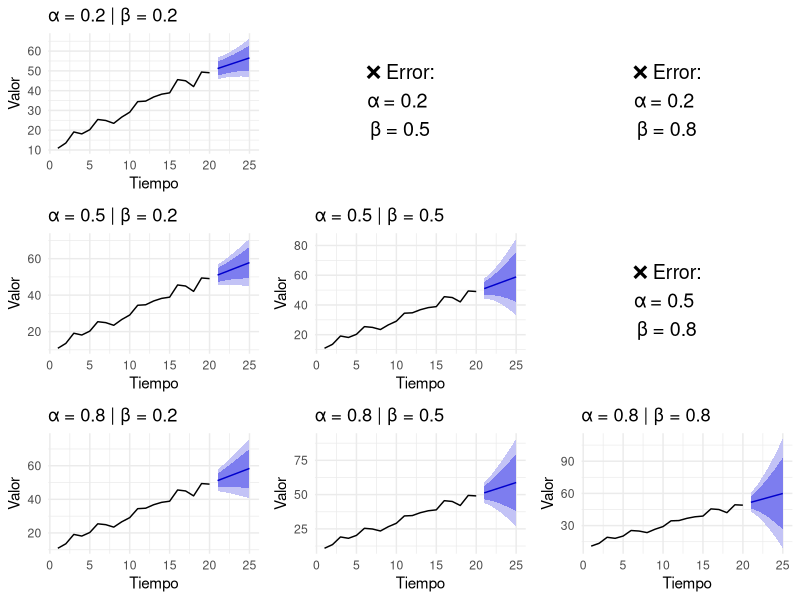

Reproduce this figure in R.
# ====================================
# LIBRERÍAS
# ====================================
library(forecast)
library(ggplot2)
library(gridExtra)

# ====================================
# SERIE DE TIEMPO FICTICIA CON TENDENCIA
# ====================================
set.seed(123)
tiempo <- 1:20
valores <- 10 + 2 * tiempo + rnorm(20, mean = 0, sd = 2)
serie <- ts(valores)

# ====================================
# FUNCIÓN MODIFICADA CON tryCatch
# ====================================
graficar_holt <- function(serie, alpha, beta) {
  tryCatch({
    modelo <- holt(serie, alpha = alpha, beta = beta, h = 5, exponential = FALSE)
    autoplot(modelo) +
      ggtitle(paste("α =", alpha, "| β =", beta)) +
      ylab("Valor") + xlab("Tiempo") +
      theme_minimal()
  }, error = function(e) {
    ggplot() +
      annotate("text", x = 1, y = 1, label = paste("❌ Error:\nα =", alpha, "\nβ =", beta), size = 5) +
      theme_void()
  })
}

# ====================================
# COMBINACIONES DE PARÁMETROS
# ====================================
alphas <- c(0.2, 0.5, 0.8)
betas <- c(0.2, 0.5, 0.8)

plots <- list()
index <- 1

for (a in alphas) {
  for (b in betas) {
    plots[[index]] <- graficar_holt(serie, alpha = a, beta = b)
    index <- index + 1
  }
}

# ====================================
# MOSTRAR TODOS LOS GRÁFICOS JUNTOS
# ====================================
do.call("grid.arrange", c(plots, ncol = 3))
